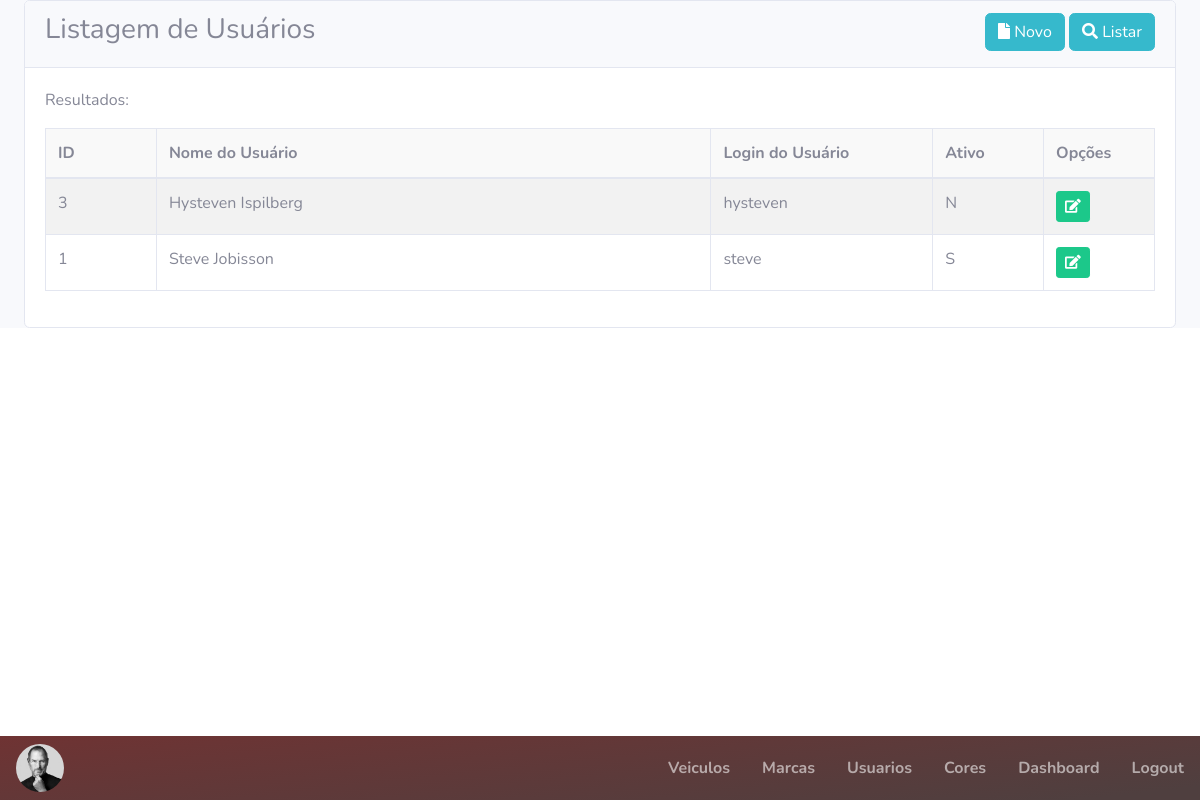
Page /private/admin/listar/usuarios (signed in) on the earlier database version.
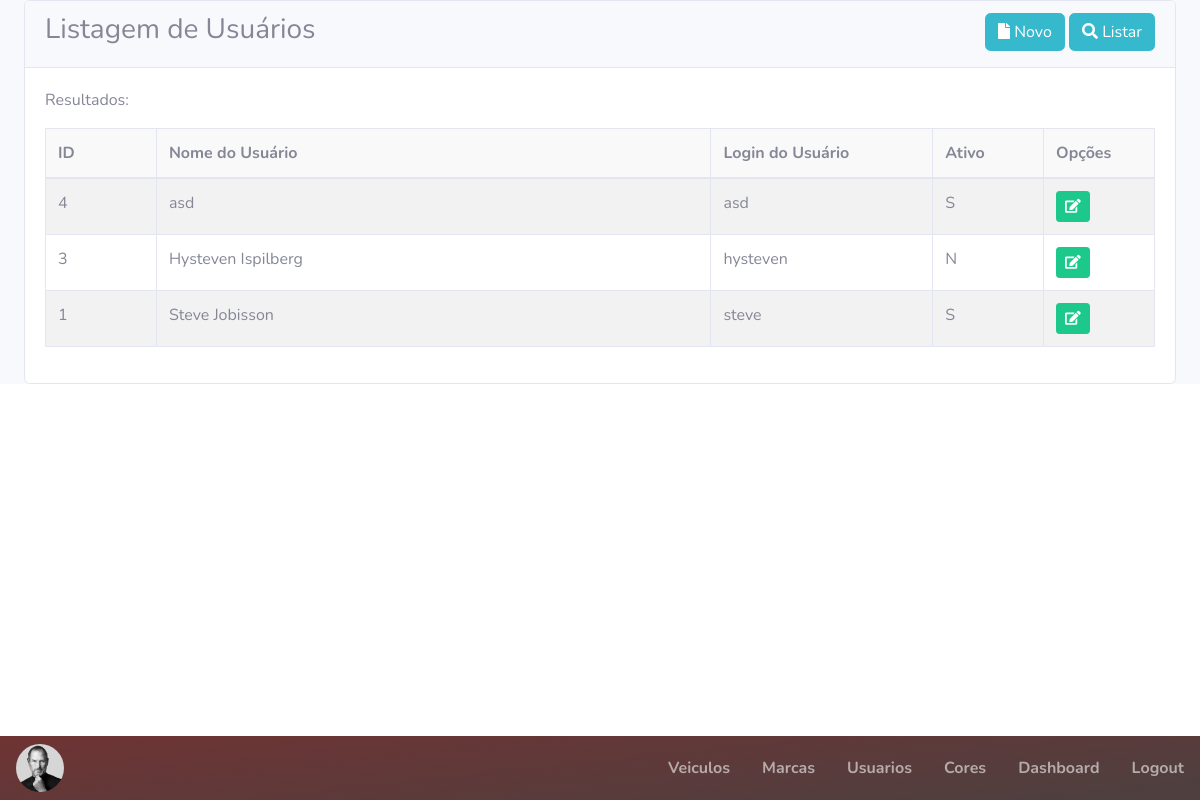
Same page on the later database version.
### tables this page shows
CREATE TABLE `usuario` (
  `id` int(11) NOT NULL,
  `nome` varchar(100) NOT NULL,
  `email` varchar(100) NOT NULL,
  `login` varchar(20) NOT NULL,
  `senha` varchar(150) NOT NULL,
  `foto` varchar(30) NOT NULL,
  `tipo_id` int(11) NOT NULL,
  `ativo` char(1) NOT NULL
);

### private/admin/listar/usuarios.php (the view, shortened to what this page needs)
<div class="card">
    <div class="card-header">
        <h3 class="float-left">Listagem de Usuários</h3>
        <div class="float-right">
        	<a href="cadastros/usuarios" class="btn btn-info">
        		<i class="fas fa-file"></i> Novo
        	</a>
        	<a href="listar/usuarios" class="btn btn-info">
        		<i class="fas fa-search"></i> Listar
        	</a>
        </div>
    </div>
    <div class="card-body">
        <p>Resultados:</p>
        <table class="table table-bordered table-striped table-hover">
            <thead>
                <tr>
                    <td width="10%">ID</td>
                    <td width="50%">Nome do Usuário</td>
                    <td width="20%">Login do Usuário</td>
                    <td width="10%">Ativo</td>
                    <td width="10%">Opções</td>
                </tr>
            </thead>
            <tbody>
                <?php
                    $sql = "select * from usuario order by nome";
                    $consulta = $pdo->prepare($sql);
                    $consulta->execute();
                    while ( $dados = $consulta->fetch(PDO::FETCH_OBJ) ){
                        ?>
                        <tr>
                            <td><?=$dados->id?></td>
                            <td><?=$dados->nome?></td>
                            <td><?=$dados->login?></td>
                            <td><?=$dados->ativo?></td>
                            <td>
                                <a href="cadastros/usuarios/<?=$dados->id?>" class="btn btn-success btn-sm">
                                    <i class="fas fa-edit"></i>
                                </a>
                            </td>
                        </tr>
                        <?php
                    }
                ?>
            </tbody>
        </table>
    </div>
</div>

### private/admin/index.php (shortened to what this page needs)
<!DOCTYPE html>
<html lang="pt-br">
<head>
    <link href="vendor/fontawesome-free/css/all.min.css" rel="stylesheet" type="text/css">
    <link href="vendor/datatables/dataTables.bootstrap4.min.css" rel="stylesheet" type="text/css">
    <link href="css/sb-admin-2.min.css" rel="stylesheet">
    <link rel="stylesheet" type="text/css" href="css/style.css">
    <link rel="stylesheet" type="text/css" href="css/lightbox.min.css">
    <link rel="stylesheet" type="text/css" href="vendor/summernote/summernote.min.css">
    <link rel="stylesheet" type="text/css" href="vendor/summernote/summernote-bs4.min.css">
    <link rel="stylesheet" type="text/css" href="css/sweetalert2.min.css">
    <link rel="stylesheet" type="text/css" href="css/theme.min.css">
</head>
<body id="page-top">
    <?php
    if ( !isset ( $_SESSION["admin"]["id"] ) ) {
        include "paginas/login.php";
    } else {
        include "main-menu.php";
        $pagina = "paginas/home.php";
        if ( isset ( $_GET['param'] ) ) {
            $param = trim ( $_GET['param'] );
            $param = explode("/", $param);
            $pasta = $param[0];
            $arquivo = $param[1];
            $pagina = "{$pasta}/{$arquivo}.php";
        }
        if ( file_exists( $pagina ) ) include $pagina;
        else include "paginas/erro.php";
    }
    ?>
</body>
</html>

### private/admin/main-menu.php (shortened to what this page needs)
<div id="wrapper">
    <div id="content-wrapper" class="d-flex flex-column">
        <div id="content">
            <div class="main-menu">
                <div class="main-menu__item left">
                    <img class="main-menu__item--img" src="<?="../arquivos/".$_SESSION['admin']['foto']."p.jpg"?>">
                </div>
                <div class="main-menu__item">
                    <a class="main-menu__item--link" href="./listar/veiculos">
                        Veiculos
                    </a>
                </div>
                <div class="main-menu__item">
                    <a class="main-menu__item--link" href="./listar/marcas">
                        Marcas
                    </a>
                </div>
                <div class="main-menu__item">
                    <a class="main-menu__item--link" href="./listar/usuarios">
                        Usuarios
                    </a>
                </div>
                <div class="main-menu__item">
                    <a class="main-menu__item--link" href="./listar/cores">
                        Cores
                    </a>
                </div>
                <div class="main-menu__item">
                    <a class="main-menu__item--link" href="./">
                       Dashboard
                    </a>
                </div>
                <div class="main-menu__item">
                    <a class="main-menu__item--link"href="sair.php">
                        Logout
                    </a>
                </div>
            </div>
            <div class="container-fluid">

### private/admin/css/style.css (style rules this page uses)
thead { background: #F9f9f9; font-weight: bold; }

Differences in the rows shown:
added usuario: id "4", nome "asd", login "asd", ativo "S"
